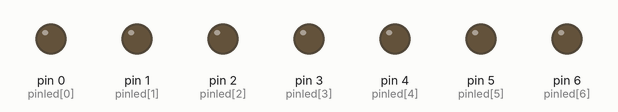
Recording of a sketch running on a simulated Arduino Uno, built with avr-gcc and run on an emulated ATmega328P. On the bench: output pins drawn as LEDs (lit = HIGH). Random numbers use the default seed unless the sketch sets one.

Above: at 0.1 s.
At 1.1 s:
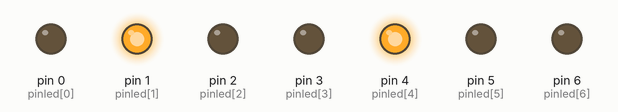
At 4.1 s:
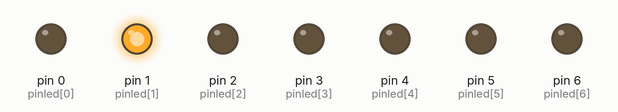
At 9.2 s:
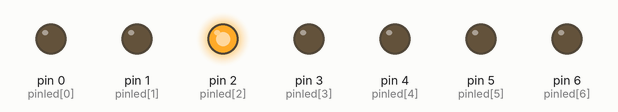
At 16.4 s:
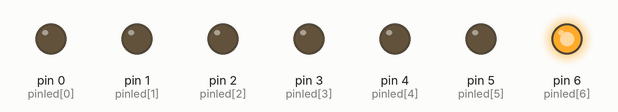
At 30.7 s:
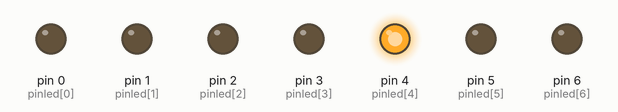
Timing chart, 0 to 40.0 s (numbered marks = the images above):
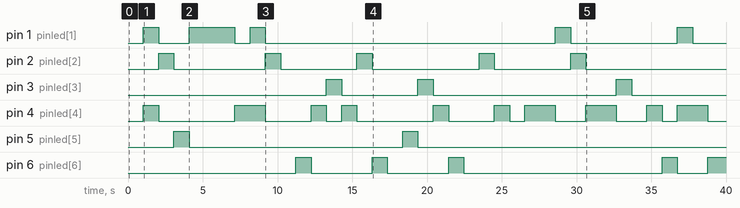

Measured:
- by itself, pin 1 (pinled[1]): LOW → HIGH at 1.0 s, → LOW 1.0 s later, → HIGH 2.0 s later, → LOW 3.1 s later, … (10 changes in this stretch)
- by itself, pin 2 (pinled[2]): LOW → HIGH at 2.0 s, → LOW 1.0 s later, → HIGH 6.1 s later, → LOW 1.0 s later, … (10 changes in this stretch)
- by itself, pin 3 (pinled[3]): goes HIGH 1.0 s, LOW 5.1 s, HIGH 1.0 s, LOW 12.3 s, HIGH 1.0 s, then LOW
- by itself, pin 4 (pinled[4]): LOW → HIGH at 1.0 s, → LOW 1.0 s later, → HIGH 5.1 s later, → LOW 2.0 s later, … (20 changes in this stretch)
- by itself, pin 5 (pinled[5]): alternates HIGH for 1.0 s and LOW for 14.3 s
- by itself, pin 6 (pinled[6]): LOW → HIGH at 11.2 s, → LOW 1.0 s later, → HIGH 4.1 s later, → LOW 1.0 s later, … (9 changes in this stretch)

The sketch:

7led.ino
```cpp
int pinled [] = {0,1,2,3,4,5,6};
int pinCount;

int state = 0;
int counter = 0;

void setup(){
  for (int i = 0; i < 7; i++){
    pinMode(pinled [i], OUTPUT);
  }
}

void display(int index){
  switch(index){
    case 0:
      digitalWrite(1, HIGH);
      digitalWrite(2, LOW);
      digitalWrite(3, LOW);
      digitalWrite(4, LOW);
      digitalWrite(5, LOW);
      digitalWrite(6, LOW);
      digitalWrite(7, LOW);
      digitalWrite(8, LOW);
      break;
    case 1:
      digitalWrite(1, LOW);
      digitalWrite(2, HIGH);
      digitalWrite(3, LOW);
      digitalWrite(4, LOW);
      digitalWrite(5, LOW);
      digitalWrite(6, LOW);
      digitalWrite(7, LOW);
      digitalWrite(8, LOW);
      break;
    case 2:
      digitalWrite(1, LOW);
      digitalWrite(2, LOW);
      digitalWrite(3, HIGH);
      digitalWrite(4, LOW);
      digitalWrite(5, LOW);
      digitalWrite(6, LOW);
      digitalWrite(7, LOW);
      digitalWrite(8, LOW);
      break;
    case 3:
      digitalWrite(1, LOW);
      digitalWrite(2, LOW);
      digitalWrite(3, LOW);
      digitalWrite(4, HIGH);
      digitalWrite(5, LOW);
      digitalWrite(6, LOW);
      digitalWrite(7, LOW);
      digitalWrite(8, LOW);
      break;
    case 4:
      digitalWrite(1, LOW);
      digitalWrite(2, LOW);
      digitalWrite(3, LOW);
      digitalWrite(4, LOW);
      digitalWrite(5, HIGH);
      digitalWrite(6, LOW);
      digitalWrite(7, LOW);
      digitalWrite(8, LOW);
      break;
    case 5:
      digitalWrite(1, LOW);
      digitalWrite(2, LOW);
      digitalWrite(3, LOW);
      digitalWrite(4, LOW);
      digitalWrite(5, LOW);
      digitalWrite(6, HIGH);
      digitalWrite(7, LOW);
      digitalWrite(8, LOW);
      break;
    case 6:
      digitalWrite(1, LOW);
      digitalWrite(2, LOW);
      digitalWrite(3, LOW);
      digitalWrite(4, LOW);
      digitalWrite(5, LOW);
      digitalWrite(6, LOW);
      digitalWrite(7, HIGH);
      digitalWrite(8, LOW);
      break;
    case 7:
      digitalWrite(1, LOW);
      digitalWrite(2, LOW);
      digitalWrite(3, LOW);
      digitalWrite(4, LOW);
      digitalWrite(5, LOW);
      digitalWrite(6, LOW);
      digitalWrite(7, LOW);
      digitalWrite(8, HIGH);
      break;
    case 8:
      digitalWrite(1, LOW);
      digitalWrite(2, LOW);
      digitalWrite(3, LOW);
      digitalWrite(4, HIGH);
      digitalWrite(5, LOW);
      digitalWrite(6, LOW);
      digitalWrite(7, LOW);
      digitalWrite(8, HIGH);
      break;
    case 9:
      digitalWrite(1, HIGH);
      digitalWrite(2, LOW);
      digitalWrite(3, LOW);
      digitalWrite(4, HIGH);
      digitalWrite(5, LOW);
      digitalWrite(6, LOW);
      digitalWrite(7, HIGH);
      digitalWrite(8, LOW);
      break;
  }
}

void loop() {
  switch (state) {
    case 0:
      display(rand() % 10);
      state = 1;
      break;
    case 1:
      if(counter != 100)
        counter++;
      else{
        counter = 0;
        state = 0;
      }
      break;
  }
  delay(10);
}
```
